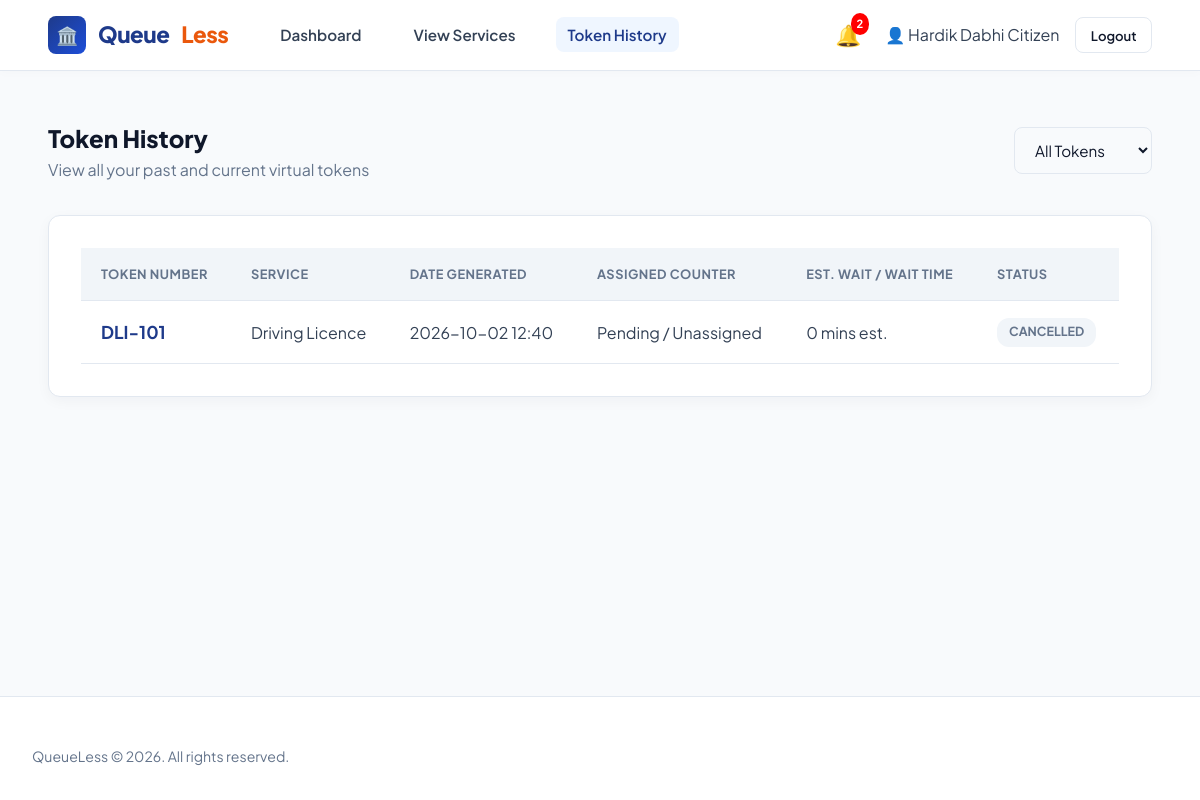
/citizen/history (signed in), run on the app's committed database.
### models/user.py (models this page shows, shortened)
class User(db.Model):
    __tablename__ = 'users'
    id = db.Column(db.Integer, primary_key=True, autoincrement=True)
    name = db.Column(db.String(100), nullable=False)
    email = db.Column(db.String(100), nullable=False, unique=True, index=True)
    mobile = db.Column(db.String(20), nullable=True)
    password = db.Column(db.String(255), nullable=False)
    role = db.Column(db.Enum('citizen', 'staff', 'admin', name='user_roles'), nullable=False, default='citizen', index=True)
    created_at = db.Column(db.DateTime, default=datetime.utcnow)
    tokens = db.relationship('Token', backref='user', lazy=True, cascade="all, delete-orphan")
    notifications = db.relationship('Notification', backref='user', lazy=True, cascade="all, delete-orphan")
    assigned_counters = db.relationship('Counter', backref='assigned_staff', foreign_keys='Counter.staff_id', lazy=True)
    @property
    def counter_id(self):
        return self.assigned_counters[0].id if self.assigned_counters else None

### models/token.py (models this page shows, shortened)
class Token(db.Model):
    __tablename__ = 'tokens'
    id = db.Column(db.Integer, primary_key=True, autoincrement=True)
    token_number = db.Column(db.String(20), nullable=False, unique=True)
    user_id = db.Column(db.Integer, db.ForeignKey('users.id'), nullable=False, index=True)
    service_id = db.Column(db.Integer, db.ForeignKey('services.id'), nullable=False, index=True)
    counter_id = db.Column(db.Integer, db.ForeignKey('counters.id'), nullable=True)
    status = db.Column(db.String(20), default='waiting', index=True) # 'waiting', 'serving', 'completed', 'skipped', 'cancelled'
    queue_position = db.Column(db.Integer, default=0)
    estimated_wait = db.Column(db.Integer, default=0) # in minutes
    created_at = db.Column(db.DateTime, default=datetime.utcnow, index=True)
    called_at = db.Column(db.DateTime, nullable=True)
    completed_at = db.Column(db.DateTime, nullable=True)
    __table_args__ = (
        db.Index('idx_tokens_service_status', 'service_id', 'status'),
    )
    notifications = db.relationship('Notification', backref='token', lazy=True, cascade="all, delete-orphan")

### models/service.py (models this page shows, shortened)
class Service(db.Model):
    __tablename__ = 'services'
    id = db.Column(db.Integer, primary_key=True, autoincrement=True)
    service_name = db.Column(db.String(100), nullable=False, unique=True)
    description = db.Column(db.Text, nullable=True)
    average_service_time = db.Column(db.Integer, default=15) # in minutes
    status = db.Column(db.String(20), default='active', index=True) # 'active', 'inactive'
    created_at = db.Column(db.DateTime, default=datetime.utcnow)
    counters = db.relationship('Counter', backref='service', lazy=True)
    tokens = db.relationship('Token', backref='service', lazy=True)

### routes/citizen.py (the view)
@citizen_bp.route('/history')
@citizen_required
def history():
    user_id = session['user_id']
    status_filter = request.args.get('status', 'all')
    page = request.args.get('page', 1, type=int)
    query = Token.query.filter_by(user_id=user_id)
    if status_filter != 'all':
        query = query.filter_by(status=status_filter)
    pagination = query.order_by(Token.created_at.desc()).paginate(page=page, per_page=10, error_out=False)
    history_tokens = pagination.items
    return render_template(
        'citizen/history.html',
        tokens=history_tokens,
        pagination=pagination,
        current_status=status_filter
    )

### routes/citizen.py (called while the page is built)
def citizen_required(f):
    @wraps(f)
    def decorated_function(*args, **kwargs):
        if 'user_id' not in session:
            flash('Please log in to access your citizen dashboard.', 'warning')
            return redirect(url_for('auth.login'))
        return f(*args, **kwargs)
    return decorated_function

### templates/citizen/history.html (shortened to what this page needs)
<!DOCTYPE html>
<html lang="en">
<head>
  <link rel="stylesheet" href="{{ url_for('static', filename='css/style.css') }}">
</head>
<body>
  <nav class="navbar">
    <div class="nav-left">
      <a href="{{ url_for('index') }}" class="brand">
        <div class="brand-icon">🏛️</div>
        Queue<span>Less</span>
      </a>
      <ul class="nav-menu">
        <li><a href="{{ url_for('citizen.dashboard') }}" class="nav-link">Dashboard</a></li>
        <li><a href="{{ url_for('citizen.services') }}" class="nav-link">View Services</a></li>
        <li><a href="{{ url_for('citizen.history') }}" class="nav-link active">Token History</a></li>
      </ul>
    </div>
    <div class="nav-right" style="display: flex; align-items: center; gap: 1rem;">
      <a href="{{ url_for('citizen.notifications') }}" style="position: relative; text-decoration: none; font-size: 1.3rem;" title="Notifications">
        🔔
        {% if unread_count > 0 %}
          <span style="position: absolute; top: -5px; right: -8px; background: red; color: white; border-radius: 50%; font-size: 0.70rem; padding: 2px 6px; font-weight: bold;">{{ unread_count }}</span>
        {% endif %}
      </a>
      <div class="user-badge" style="margin-left: 0.5rem;">
        <span>👤 {{ current_user.name if current_user else 'Citizen' }}</span>
        <span class="role-tag citizen">Citizen</span>
      </div>
      <a href="{{ url_for('auth.logout') }}" class="btn btn-outline btn-sm">Logout</a>
    </div>
  </nav>
  <div class="main-container">
    <div style="margin-bottom: 2rem; display: flex; justify-content: space-between; align-items: center; flex-wrap: wrap; gap: 1rem;">
      <div>
        <h2 style="font-weight: 800; color: var(--text-dark);">Token History</h2>
        <p style="color: var(--text-muted);">View all your past and current virtual tokens</p>
      </div>
      <form action="{{ url_for('citizen.history') }}" method="GET" style="display: flex; gap: 0.5rem;">
        <select name="status" class="form-control" onchange="this.form.submit();">
          <option value="all" {% if current_status == 'all' %}selected{% endif %}>All Tokens</option>
        </select>
      </form>
    </div>
    <div class="form-card">
      {% if tokens %}
        <div class="table-responsive">
          <table class="table">
            <thead>
              <tr>
                <th>Token Number</th>
                <th>Service</th>
                <th>Date Generated</th>
                <th>Assigned Counter</th>
                <th>Est. Wait / Wait Time</th>
                <th>Status</th>
              </tr>
            </thead>
            <tbody>
              {% for t in tokens %}
                <tr style="cursor: pointer;" onclick="window.location='{{ url_for('citizen.view_token', token_id=t.id) }}'">
                  <td><strong style="color: var(--primary-royal); font-size: 1.1rem;">{{ t.token_number }}</strong></td>
                  <td>{{ t.service.service_name if t.service else 'Service' }}</td>
                  <td>{{ t.created_at.strftime('%Y-%m-%d %H:%M') if t.created_at }}</td>
                  <td>{{ t.counter.counter_name if t.counter else 'Pending / Unassigned' }}</td>
                  <td>
                    {% if t.status == 'completed' and t.completed_at %}
                       {{ ((t.completed_at - t.created_at).total_seconds() / 60) | int }} mins actual
                    {% else %}
                       {{ t.estimated_wait }} mins est.
                    {% endif %}
                  </td>
                  <td><span class="status-tag status-{{ t.status.lower() }}">{{ t.status.upper() }}</span></td>
                </tr>
              {% endfor %}
            </tbody>
          </table>
        </div>
      {% endif %}
    </div>
  </div>
  <footer>
    <div class="footer-content">
      <div class="footer-copyright">QueueLess © 2026. All rights reserved.</div>
    </div>
  </footer>
</body>
</html>

### static/css/style.css (style rules this page uses)
:root { --font-family: 'Plus Jakarta Sans', system-ui, -apple-system, sans-serif; --bg-main: #f8fafc; --bg-alt: #f1f5f9; --card-bg: #ffffff; --nav-bg: #ffffff; --primary-royal: #1e3a8a; --primary-blue: #1d4ed8; --primary-light: #eff6ff; --accent-orange: #ea580c; --accent-amber: #f59e0b; --accent-light: #fff7ed; --text-dark: #0f172a; --text-body: #334155; --text-muted: #64748b; --border-light: #e2e8f0; --status-waiting: #f59e0b; --status-serving: #10b981; --status-completed: #2563eb; --status-skipped: #ef4444; --radius-sm: 8px; --radius-md: 12px; --radius-lg: 18px; --shadow-soft: 0 10px 25px -5px rgba(15, 23, 42, 0.05), 0 8px 10px -6px rgba(15, 23, 42, 0.01); --shadow-card: 0 4px 14px rgba(15, 23, 42, 0.04); --shadow-hover: 0 12px 30px -4px rgba(15, 23, 42, 0.1); --transition: all 0.2s cubic-bezier(0.4, 0, 0.2, 1); }
* { box-sizing: border-box; margin: 0; padding: 0; }
body { font-family: var(--font-family); background-color: var(--bg-main); color: var(--text-body); min-height: 100vh; display: flex; flex-direction: column; line-height: 1.6; overflow-x: hidden; }
a { color: var(--primary-blue); text-decoration: none; transition: var(--transition); }
.navbar { display: flex; justify-content: space-between; align-items: center; padding: 1rem 3rem; background-color: var(--nav-bg); border-bottom: 1px solid var(--border-light); position: sticky; top: 0; z-index: 1000; box-shadow: 0 2px 10px rgba(0, 0, 0, 0.02); }
.nav-left { display: flex; align-items: center; gap: 2.5rem; }
.brand { display: flex; align-items: center; gap: 0.75rem; font-weight: 800; font-size: 1.4rem; color: var(--primary-royal); letter-spacing: -0.5px; }
.brand-icon { background: linear-gradient(135deg, var(--primary-royal), var(--primary-blue)); color: #ffffff; width: 38px; height: 38px; border-radius: var(--radius-sm); display: flex; align-items: center; justify-content: center; font-size: 1.1rem; }
.brand span { color: var(--accent-orange); }
.nav-menu { display: flex; align-items: center; gap: 1.75rem; list-style: none; }
.nav-link { color: var(--text-body); font-weight: 600; font-size: 0.95rem; padding: 0.5rem 0.75rem; border-radius: var(--radius-sm); }
.nav-link:hover, .nav-link.active { color: var(--primary-royal); background-color: var(--primary-light); }
.nav-right { display: flex; align-items: center; gap: 1rem; }
.btn { display: inline-flex; align-items: center; justify-content: center; gap: 0.5rem; padding: 0.65rem 1.4rem; font-weight: 600; font-size: 0.92rem; border-radius: var(--radius-sm); border: 1px solid transparent; cursor: pointer; transition: var(--transition); font-family: inherit; }
.btn-outline { background-color: transparent; border-color: var(--border-light); color: var(--text-dark); }
.btn-sm { padding: 0.4rem 0.9rem; font-size: 0.82rem; }
.main-container { max-width: 1240px; width: 92%; margin: 3rem auto; flex: 1; }
.form-card { background: #ffffff; padding: 2rem; border-radius: var(--radius-md); border: 1px solid var(--border-light); box-shadow: var(--shadow-card); }
.form-control { width: 100%; padding: 0.75rem 1rem; background-color: var(--bg-main); border: 1px solid var(--border-light); border-radius: var(--radius-sm); color: var(--text-dark); font-size: 0.95rem; outline: none; font-family: inherit; transition: var(--transition); }
.status-tag { display: inline-block; padding: 0.3rem 0.75rem; border-radius: 12px; font-size: 0.78rem; font-weight: 700; text-transform: uppercase; }
.status-cancelled { background: #f1f5f9; color: #64748b; }
.table-responsive { width: 100%; overflow-x: auto; }
.table { width: 100%; border-collapse: collapse; text-align: left; }
.table th, .table td { padding: 1rem 1.25rem; border-bottom: 1px solid var(--border-light); }
.table th { background-color: var(--bg-alt); color: var(--text-muted); font-weight: 700; font-size: 0.8rem; text-transform: uppercase; letter-spacing: 0.5px; }
footer { background-color: #ffffff; border-top: 1px solid var(--border-light); padding: 3rem 2rem 2rem; margin-top: auto; }
.footer-content { max-width: 1240px; margin: 0 auto; display: flex; justify-content: space-between; align-items: center; flex-wrap: wrap; gap: 1.5rem; }
.footer-copyright { color: var(--text-muted); font-size: 0.88rem; }

### data on the page
User: name "Hardik Dabhi"
Token: token_number "DLI-101", service "Driving Licence", created_at "2026-10-02 12:40", counter "Pending / Unassigned", estimated_wait "0", status "CANCELLED"

### other printed values
{{ unread_count }} "2"
